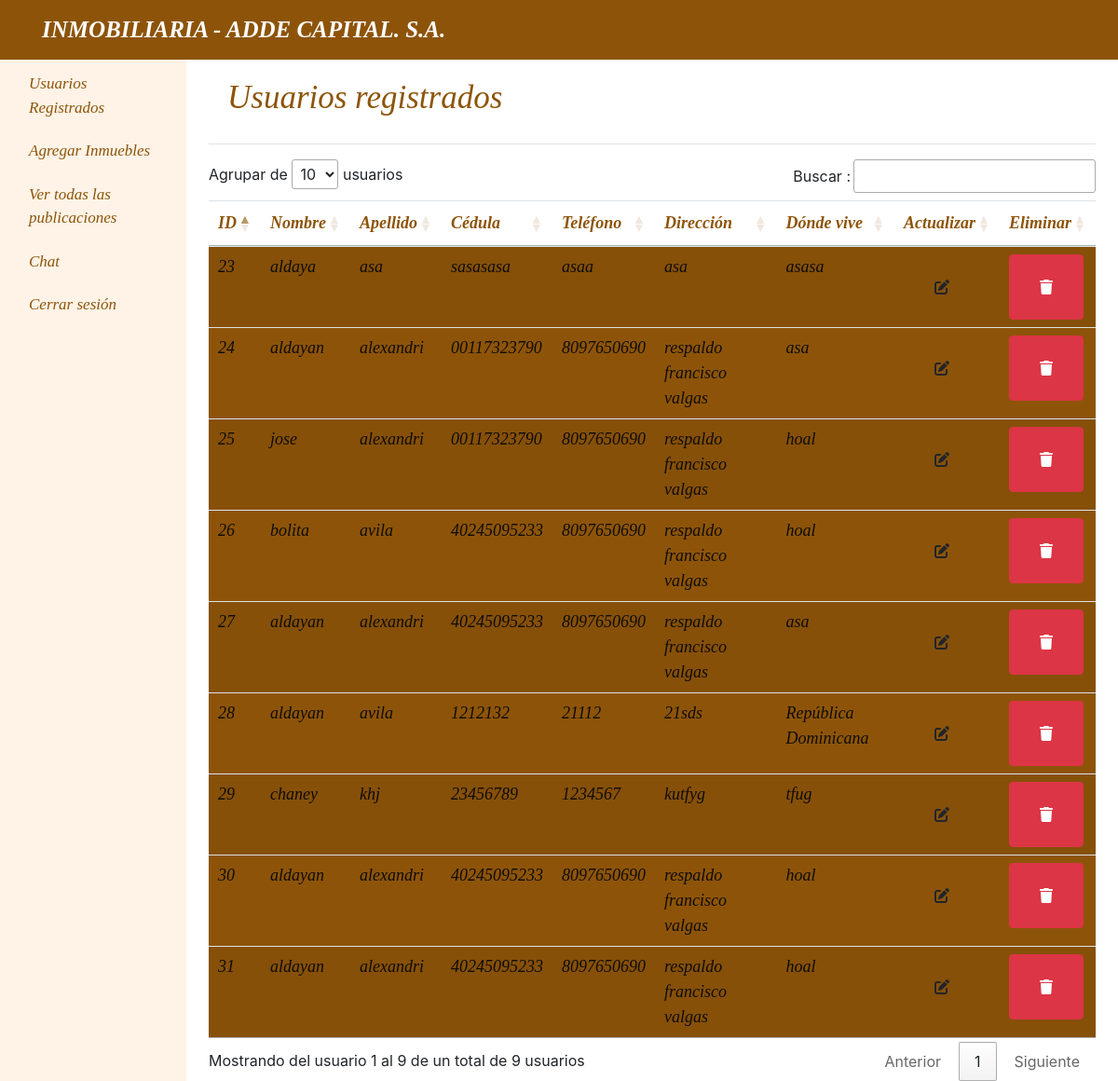
The page /administracion/administracion.php (signed in) on the database its author committed.
### tables this page shows
CREATE TABLE `formulario` (
  `id` int(100) NOT NULL,
  `nombre` text NOT NULL,
  `apellido` text NOT NULL,
  `cedula` text NOT NULL,
  `telefono` text NOT NULL,
  `direccion` text NOT NULL,
  `ubicacion` text NOT NULL
);

### administracion/administracion.php (the view, shortened to what this page needs)
<!DOCTYPE html>
<html lang="en">
<head>
    <link rel="stylesheet" type=" text/css" href="../assets/css/bootstrap.min.css" media="screen">
    <link rel="stylesheet" type=" text/css" href="../assets/css/style-administracion.css" media="screen">
    <link href="../assets/css/style-botones.css" rel="stylesheet">
    <link rel="stylesheet"  href="https://cdn.datatables.net/1.11.3/css/jquery.dataTables.min.css">
</head>
<body>
    <nav class="navbar fixed-top">
        <div class="container">
            <a href="#" class="navbar-brand">
                <strong class="titulo">INMOBILIARIA - ADDE CAPITAL. S.A.</strong>
            </a>
        </div>
    </nav>
    <div class="container-fluid mt-5">
        <div class="row">
            <nav id="sidebarMenu" class="col-md-3 col-lg-2 d-md-block bg sidebar collapse">
                <div class="position-sticky pt-3">
                    <ul class="nav flex-column">
                        <li class="nav-item">
                            <a class="nav-link" aria-current="page" href="administracion.php">
                                Usuarios Registrados
                            </a>
                        </li>
                        <li class="nav-item">
                            <a class="nav-link" href="agregar.html">
                                 Agregar Inmuebles
                            </a>
                        </li>
                        <li class="nav-item">
                            <a class="nav-link" href="publicaciones.html">
                               Ver todas las publicaciones
                            </a>
                        </li>
                        <li class="nav-item">
                            <a class="nav-link" href="../chat/chat.php">
                             Chat
                            </a>
                        </li>
                        <li class="nav-item jaja">
                            <a class="nav-link " href="../login/cerrar.php">
                                Cerrar sesión
                            </a>
                        </li>
                    </ul>
                </div>
            </nav>
            <main class="col-md-9 ms-sm-auto col-lg-10 px-md-4">
                <div class="d-flex justify-content-between flex-wrap flex-md-nowrap align-items-center pt-3 pb-2 mb-3 border-bottom ">
                <h2 class="h2" >Usuarios registrados</h2>
                </div>
                <div class="table-responsive">
                    <table class="table table-striped table-sm" id="tablax">
                        <thead>
                            <tr>
                                <th scope="col">ID</th>
                                <th scope="col">Nombre</th>
                                <th scope="col">Apellido</th>
                                <th scope="col">Cédula</th>
                                <th scope="col">Teléfono</th>
                                <th scope="col">Dirección</th>
                                <th scope="col">Dónde vive</th>
                                <th scope="col">Actualizar</th>
                                <th scope="col">Eliminar</th>
                            </tr>
                        </thead>
                        <tbody>
                            <?php
                            $conexion = mysqli_connect("localhost:8111", "root", "", "inmobiliaria");
                            $sql = "SELECT id,nombre,apellido,cedula,telefono,direccion,ubicacion FROM formulario";
                            $resultado = mysqli_query($conexion, $sql);
                            while ($mostrar = mysqli_fetch_row($resultado)) {
                            ?>
                                <tr>
                                    <td><?php echo $mostrar['0'] ?></td>
                                    <td><?php echo $mostrar['1'] ?></td>
                                    <td><?php echo $mostrar['2'] ?></td>
                                    <td><?php echo $mostrar['3'] ?></td>
                                    <td><?php echo $mostrar['4'] ?></td>
                                    <td><?php echo $mostrar['5'] ?></td>
                                    <td><?php echo $mostrar['6'] ?></td>
                                    <td><a href="../assets/php/editar/editar pasantes activos.php?
                                        id=<?php echo $mostrar['0'] ?> &
                                        nombre=<?php echo $mostrar['1'] ?> &
                                        apellido=<?php echo $mostrar['2'] ?> &
                                        cedula=<?php echo $mostrar['3'] ?> &
                                        telefono=<?php echo $mostrar['4'] ?> &
                                        direccion=<?php echo $mostrar['5'] ?> &
                                        donde_vives=<?php echo $mostrar['6'] ?> &
                                    " button class="btn btn-edit"><i class="fas fa-edit"></i></a></button></td>
                                    <td><a href="../assets/php/borrar/eliminar pasantes activos.php? id=<?php echo $mostrar['0'] ?> " button class="btn btn-danger"><i class="fas fa-trash"></i></a></button></td>
                                </tr>
                            <?php
                            }
                            ?>
                        </tbody>
                    </table>
                </div>
            </main>
        </div>
    </div>
</body>
</html>

### assets/css/style-administracion.css (style rules this page uses)
.nav-item { margin-top: 5px; width: 100%; font-family: 'Times New Roman', Times, serif; font-style: oblique; font-size: 17px; color:rgb(141, 84, 9); transition: 0.5s; }
.nav-link { color:rgb(141, 84, 9); transition: 0.5s; }
.bg { background: rgba(243, 142, 10, 0.103); }
.titulo, .titulo-agregar, .titulo-editar, .titulo-publicaciones { font-family: 'Times New Roman', Times, serif; font-style: oblique; font-size: 25px; }
.h2 { font-family: 'Times New Roman', Times, serif; font-style: oblique; font-size: 35px; margin: 20px; color:rgb(141, 84, 9); }
.navbar { background: rgb(141, 84, 9); }
.titulo, .titulo-agregar, .titulo-editar, .titulo-publicaciones { color: white; transition: 0.5s; }
.table { color: rgb(141, 84, 9); font-family: 'Times New Roman', Times, serif; font-style: oblique; font-size: 18px; }
th { color: rgb(141, 84, 9); }
tbody { background: rgb(141, 84, 9); }
td { color: rgba(8, 8, 8, 0.945); }
::placeholder { color: rgb(141, 84, 9); }
.fas { cursor: pointer; padding: 20px; }

### rows shown on the page
formulario: id "23", nombre "aldaya", apellido "asa", cedula "sasasasa", telefono "asaa", direccion "asa", ubicacion "asasa"
formulario: id "24", nombre "aldayan", apellido "alexandri", cedula "00117323790", telefono "8097650690", direccion "respaldo francisco valgas", ubicacion "asa"
formulario: id "25", nombre "jose", apellido "alexandri", cedula "00117323790", telefono "8097650690", direccion "respaldo francisco valgas", ubicacion "hoal"
formulario: id "26", nombre "bolita", apellido "avila", cedula "40245095233", telefono "8097650690", direccion "respaldo francisco valgas", ubicacion "hoal"
formulario: id "27", nombre "aldayan", apellido "alexandri", cedula "40245095233", telefono "8097650690", direccion "respaldo francisco valgas", ubicacion "asa"
formulario: id "28", nombre "aldayan", apellido "avila", cedula "1212132", telefono "21112", direccion "21sds", ubicacion "República Dominicana"
formulario: id "29", nombre "chaney", apellido "khj", cedula "23456789", telefono "1234567", direccion "kutfyg", ubicacion "tfug"
formulario: id "30", nombre "aldayan", apellido "alexandri", cedula "40245095233", telefono "8097650690", direccion "respaldo francisco valgas", ubicacion "hoal"
formulario: id "31", nombre "aldayan", apellido "alexandri", cedula "40245095233", telefono "8097650690", direccion "respaldo francisco valgas", ubicacion "hoal"
